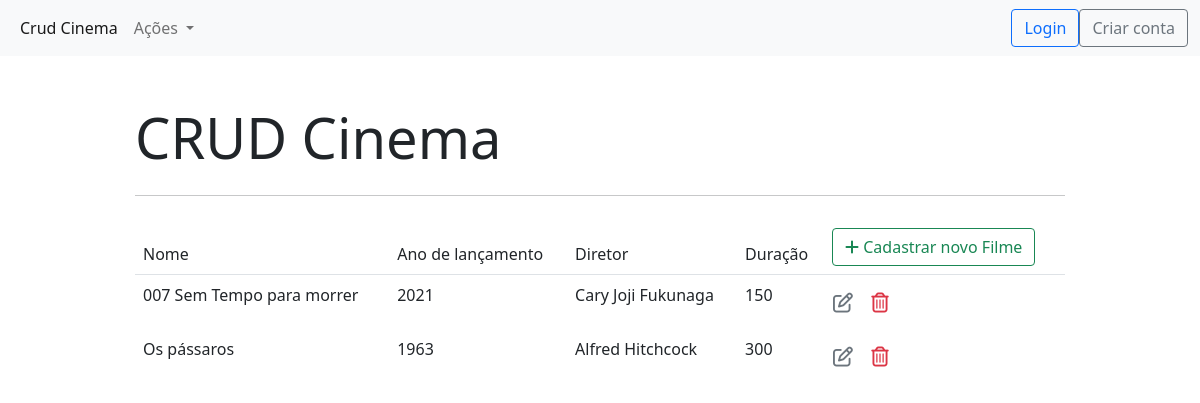
Page /filmes/ on the earlier database version.
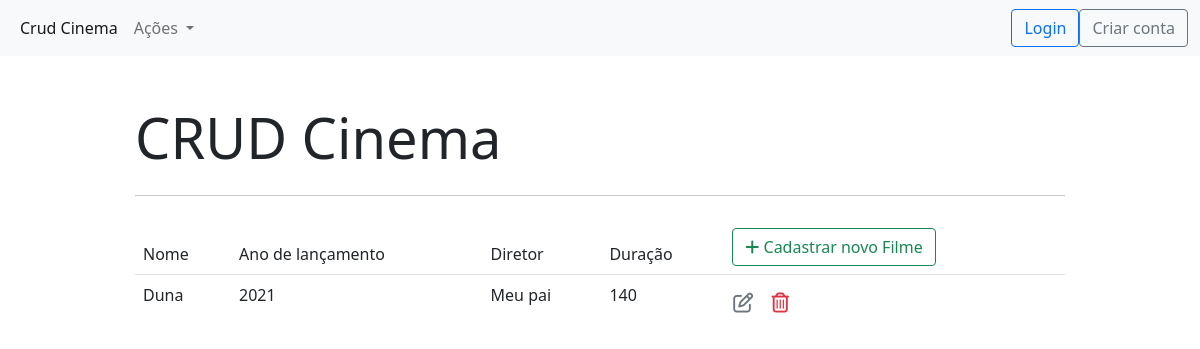
Same page on the later database version.
### cinema_app/models.py (models this page shows, shortened)
class Filme(models.Model):
    nome = models.CharField(max_length=200)
    ano_lancamento = models.IntegerField(   )
    nome_diretor = models.CharField(max_length=200)
    audio = models.CharField(max_length=50)
    legenda = models.CharField(max_length=50)
    poster_img = models.ImageField(upload_to='images/')
    duracao_min = models.IntegerField()
    elenco = models.CharField(max_length=100)
    genero = models.CharField(max_length=50)
    sinopse = models.CharField(max_length=200)

### cinema_app/views.py (the view)
# urls.py: path('filmes/', views.filme_list, name='filme_list'),
def filme_list(request):
    context = {'filme_list': Filme.objects.all()}
    return render(request, 'cinema_app/filme_list.html', context)

### cinema_app/templates/cinema_app/filme_list.html (shortened to what this page needs)
{% extends "cinema_app/base.html" %}
{% block content %}
<table class="table table-borderless">
    <thead class="border-bottom font-weight-bold">
        <tr>
            <td>Nome</td>
            <td>Ano de lançamento</td>
            <td>Diretor</td>
            <td>Duração</td>
            <td>
                <a href="{% url 'filme_insert'%}" class="btn btn-outline-success">
                <i class="fas fa-plus"></i> Cadastrar novo Filme
            </a>
            </td>
        </tr>
    </thead>
    <tbody>
        {% for filme in filme_list %}
            <tr>
                <td>{{filme.nome}}</td>
                <td>{{filme.ano_lancamento}}</td>
                <td>{{filme.nome_diretor}}</td>
                <td>{{filme.duracao_min}} </td>
                <td>
                    <a href="{% url 'filme_update' filme.id %}" class="btn text-secondary px-0">
                        <i class="far fa-edit fa-lg"></i>
                    </a>
                    <form action="{% url 'filme_delete' filme.id %}" method='POST' class="d-inline">
                        <button type="submit" class="btn">
                            <i class="far fa-trash-alt fa-lg text-danger float-right"></i>
                        </button>
                    </form>
                </td>
            </tr>
        {% endfor %}
    </tbody>
</table>
{% endblock content %}

Differences in the rows shown:
removed Filme: nome "Os pássaros", ano_lancamento "1963", nome_diretor "Alfred Hitchcock", duracao_min "300"
changed Filme: nome "007 Sem Tempo para morrer" → "Duna"; nome_diretor "Cary Joji Fukunaga" → "Meu pai"; duracao_min "150" → "140"
